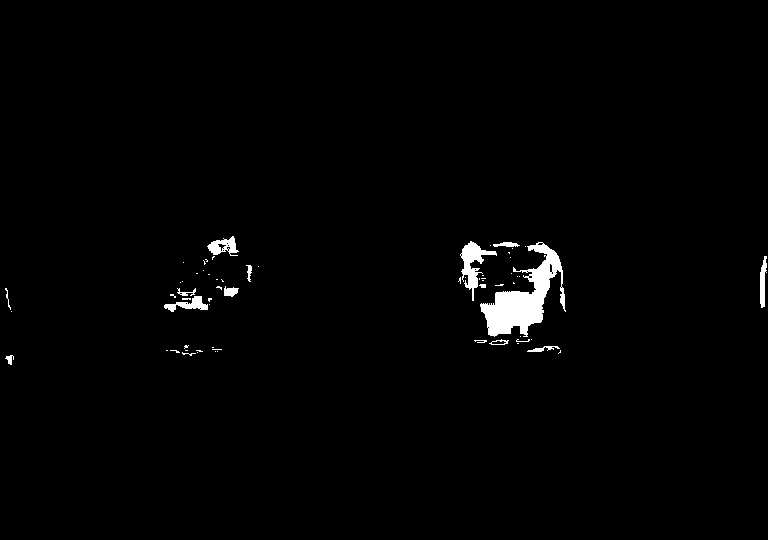
#> input picture testes/mascara1.jpg, 768 x 540 px, found by its file name
$ python teste_contorno.py
#> lines starting #> are read from the running program, lines starting #| are printed output that depends on the picture; after the words box and inside, x2 and y2 are one past the last pixel; in counts of white or black regions, pixels touching at a corner belong together
import cv2

imagem = cv2.imread(
    "/home/paulomelo/Documentos/desafio_visaocomputacional/testes/mascara1.jpg",
    cv2.IMREAD_GRAYSCALE
)
#> imagem is the input picture: shape (540, 768); min 0, max 255, mean 3.5

if imagem is None:
    print("Erro: não foi possível carregar mascara1.jpg")
    exit()

kernel = cv2.getStructuringElement(
    cv2.MORPH_RECT,
    (7, 7)
)

imagem = cv2.morphologyEx(
    imagem,
    cv2.MORPH_CLOSE,
    kernel,
    iterations=2
)

contornos, hierarquia = cv2.findContours(
    imagem,
    cv2.RETR_EXTERNAL,
    cv2.CHAIN_APPROX_SIMPLE
)
#> contornos = 7 contours; box (x1, y1, x2, y2) and area: (456, 240, 568, 360) 9626, (160, 232, 264, 312) 3659, (160, 344, 224, 360) 624, (760, 256, 768, 312) 384, (0, 288, 16, 312) 216, (0, 352, 16, 368) 155, (176, 256, 184, 264) 40

print("Quantidade de contornos encontrados:", len(contornos))
#| Quantidade de contornos encontrados: 7

imagem_colorida = cv2.cvtColor(imagem, cv2.COLOR_GRAY2BGR)

for contorno in contornos:
    area = cv2.contourArea(contorno)

    x, y, largura, altura = cv2.boundingRect(contorno)

    if largura >= 80 and altura >= 70:
        print(
            "CANDIDATO A GARRAFA:",
            "Área:", area,
            "| x:", x,
            "| y:", y,
            "| largura:", largura,
            "| altura:", altura
        )

        cv2.rectangle(
            imagem_colorida,
            (x, y),
            (x + largura, y + altura),
            (0, 0, 255),
            2
        )

        cv2.putText(
            imagem_colorida,
            str(round(area, 1)),
            (x, y - 5),
            cv2.FONT_HERSHEY_SIMPLEX,
            0.4,
            (0, 0, 255),
            1
        )
#> this loop made 7 passes
#> (area, x, y, largura, altura) on passes 1 to 7: (155, 0, 352, 16, 16), (624, 160, 344, 64, 16), (216.5, 0, 288, 16, 24), (384.5, 760, 256, 8, 56), (40.5, 176, 256, 8, 8), (9626, 456, 240, 112, 120), (3659, 160, 232, 104, 80)
#| CANDIDATO A GARRAFA: Área: 9626.0 | x: 456 | y: 240 | largura: 112 | altura: 120
#| CANDIDATO A GARRAFA: Área: 3659.0 | x: 160 | y: 232 | largura: 104 | altura: 80
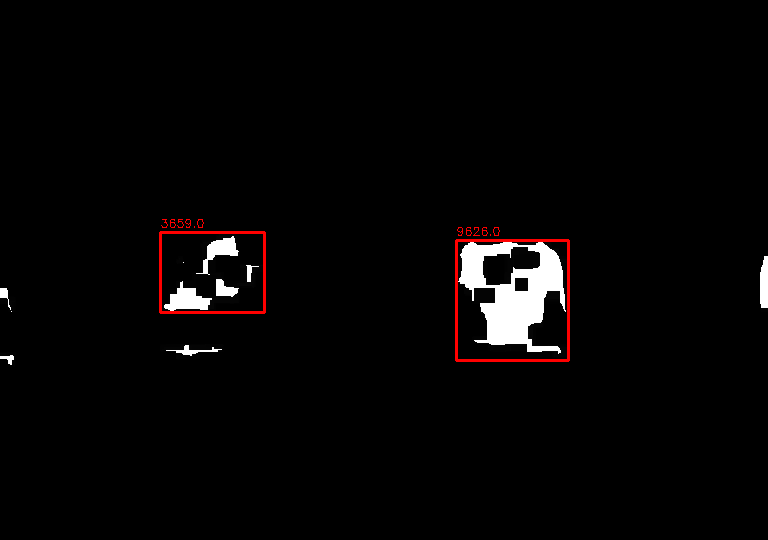
#> imagem_colorida: shape (540, 768, 3); mean B, G, R 5.2, 5.2, 6.9

cv2.imwrite(
    "/home/paulomelo/Documentos/desafio_visaocomputacional/testes/contornos.jpg",
    imagem_colorida
)

print("Imagem salva como contornos.jpg")
